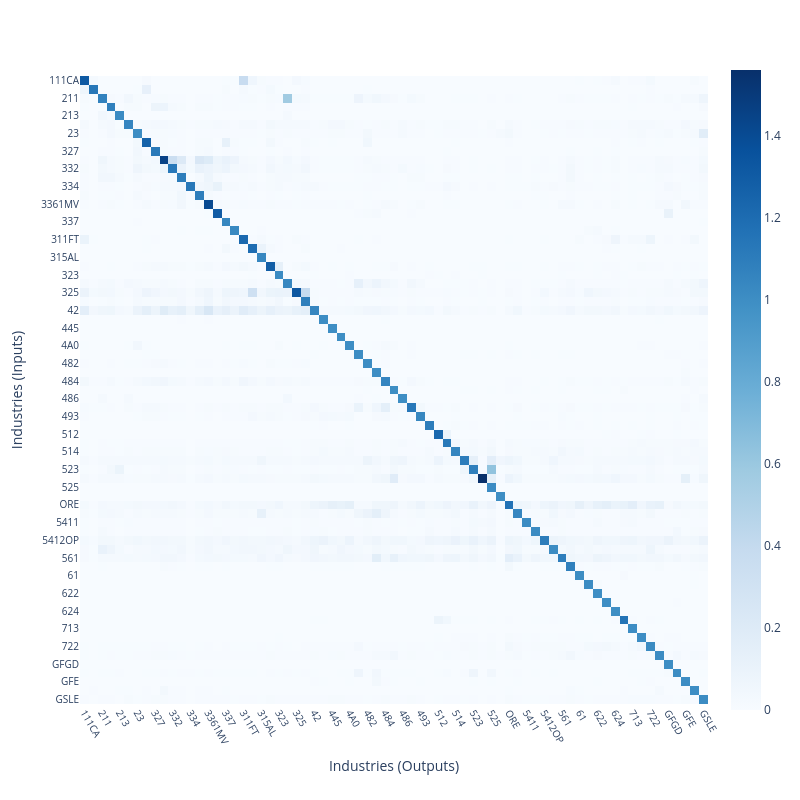

The code cell stored with this chart in its notebook:
### Markdown cell above
@fig-label-to-make-reference below visualizes the matrix (A) from the equation above as a heatmap, showing how industries depend on each other through their input–output relationships.

### Code cell
# | label: fig-label-to-make-reference
# | fig-cap: "Interactive Heatmap of Inter-Industry Dependencies"

from itertools import product
import numpy as np
import plotly.express as px

# Displaying the reference table of industry codes and their full names, so it is easier to understand
# Extract the first two columns: code + description
industry_table = df.iloc[1:-2, :2].copy()  # skip the first metadata row

# Rename columns for clarity
industry_table.columns = ["Industry Code", "Industry Description"]

# Reset index for a clean display
industry_table.reset_index(drop=True, inplace=True)

# get all descriptions, in the same order as they appear in `matrix`
descriptions = industry_table.set_index("Industry Code", drop=True, inplace=False).loc[matrix.columns.to_numpy(dtype=str)]["Industry Description"].to_numpy(dtype=str)

# To renderer on website
import plotly.io as pio
pio.renderers.default = "plotly_mimetype+notebook_connected"

# Create an interactive, zoomable heatmap
fig = px.imshow(
    matrix,
    labels=dict(
        x="Industries (Outputs)",
        y="Industries (Inputs)",
    ),
    x=matrix.columns,
    y=matrix.columns,
    color_continuous_scale="Blues",
)

fig.update_traces(
    hovertemplate="%{text}<br>Level: %{z}",
    text=np.array([f"Input: {inp}<br>Output: {out}" for (inp, out) in product(descriptions, descriptions)]).reshape(len(descriptions), len(descriptions)))

# Make it better in regards to appearance
fig.update_layout(
    width=800,          # make the figure much wider
    height=800,         # and taller for readability
)

# Rotate and space the labels for clarity
fig.update_xaxes(side="bottom", tickangle=60, tickfont=dict(size=10))
fig.update_yaxes(autorange="reversed", tickfont=dict(size=10))

# Show interactive heatmap
fig.show()

### Figure 1 — Plotly figure (JSON) as saved in the notebook; plotly's stock layout.template omitted (floating-point values rounded to 4 significant figures; data arrays with more than 128 entries replaced by an {"elided": "..."} marker saying what was removed)
{"data": [{"coloraxis": "coloraxis", "hovertemplate": "%{text}<br>Level: %{z}", "name": "0", "text": {"elided": "71x71 str values"}, "type": "heatmap", "x": ["111CA", "113FF", "211", "212", "213", "22", "23", "321", "327", "331", "332", "333", "334", "335", "3361MV", "3364OT", "337", "339", "311FT", "313TT", "315AL", "322", "323", "324", "325", "326", "42", "441", "445", "452", "4A0", "481", "482", "483", "484", "485", "486", "487OS", "493", "511", "512", "513", "514", "521CI", "523", "524", "525", "HS", "ORE", "532RL", "5411", "5415", "5412OP", "55", "561", "562", "61", "621", "622", "623", "624", "711AS", "713", "721", "722", "81", "GFGD", "GFGN", "GFE", "GSLG", "GSLE"], "xaxis": "x", "y": ["111CA", "113FF", "211", "212", "213", "22", "23", "321", "327", "331", "332", "333", "334", "335", "3361MV", "3364OT", "337", "339", "311FT", "313TT", "315AL", "322", "323", "324", "325", "326", "42", "441", "445", "452", "4A0", "481", "482", "483", "484", "485", "486", "487OS", "493", "511", "512", "513", "514", "521CI", "523", "524", "525", "HS", "ORE", "532RL", "5411", "5415", "5412OP", "55", "561", "562", "61", "621", "622", "623", "624", "711AS", "713", "721", "722", "81", "GFGD", "GFGN", "GFE", "GSLG", "GSLE"], "yaxis": "y", "z": {"elided": "71x71 float values"}}], "layout": {"coloraxis": {"colorscale": [[0, "rgb(247,251,255)"], [0.125, "rgb(222,235,247)"], [0.25, "rgb(198,219,239)"], [0.375, "rgb(158,202,225)"], [0.5, "rgb(107,174,214)"], [0.625, "rgb(66,146,198)"], [0.75, "rgb(33,113,181)"], [0.875, "rgb(8,81,156)"], [1, "rgb(8,48,107)"]]}, "height": 800, "margin": {"t": 60}, "width": 800, "xaxis": {"anchor": "y", "constrain": "domain", "domain": [0, 1], "scaleanchor": "y", "side": "bottom", "tickangle": 60, "tickfont": {"size": 10}, "title": {"text": "Industries (Outputs)"}}, "yaxis": {"anchor": "x", "autorange": "reversed", "constrain": "domain", "domain": [0, 1], "tickfont": {"size": 10}, "title": {"text": "Industries (Inputs)"}}}}
